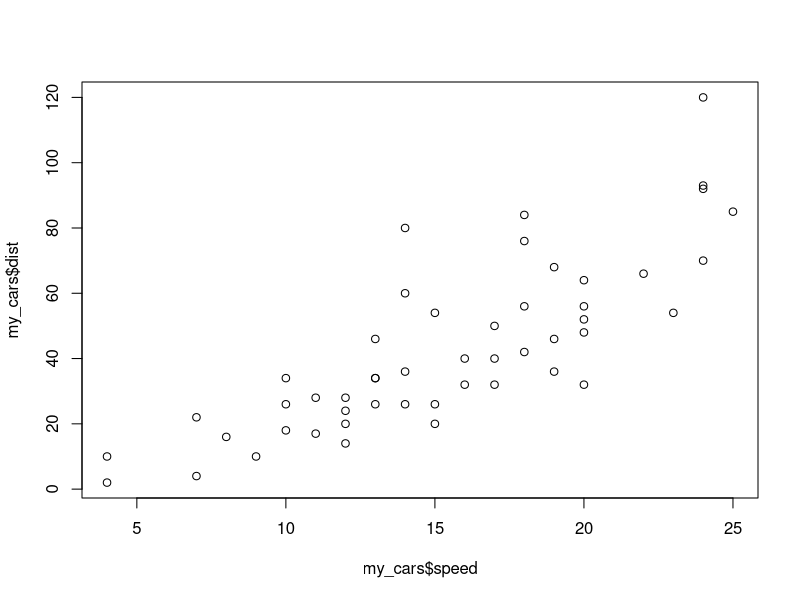
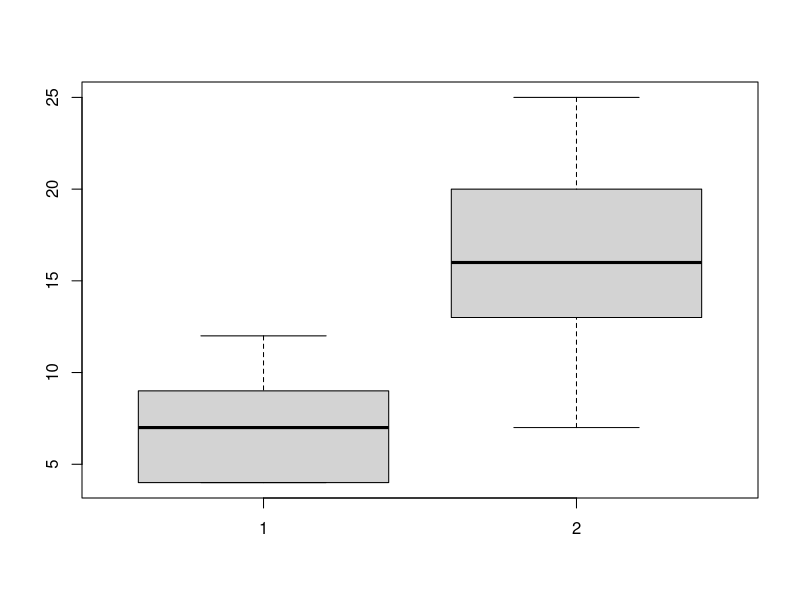

The R script that drew these images, in order: (Note: this script raises an error after producing the figures.)
### Ejercicios normales ###
# Trate de entender que hace cada linea
# Antes de ejecutar cada linea trate de predecir lo que verá al ejecutarla
# Añada notas después de cada linea, las notas comienzan con el símbolo #
# Para ejecutar una linea en la cual está el cursor, apriete "control + enter"
# Si encuentra un error al ejecutar una linea trate de entender cual es el error

?cars

my_cars <- cars


head( my_cars )


summary( my_cars )


# seleccione la primer columna de my_cars


# seleccione la primer y tercer hilera de my_cars


# seleccione la columna "dist" de my_cars sin usar paréntesis cuadrados


plot( my_cars$speed,my_cars$dist )


mean( my_cars$speed )


my_cars$dist < 20


# seleccione los valores de velocidad (speed) de los coches cuya
# distancia de frenado sea menor o igual a 20


boxplot(
  my_cars$speed[ my_cars$dist <= 15 ], # coches lentos
  my_cars$speed[ my_cars$dist > 15 ]   # coches veloces
)


?boxplot


# produzca el mismo boxplot pero cambie los colores a rojo y azul


?rm


# borre todos los objetos de la memoria


getwd()


?setwd


# establezca el directorio base donde tenga los archivos de la clase


?dir


dir()


# lea el archivo "tree.csv" y guardelo como "my_tree_data"
# si hay problemas, corrijalos y vuelva a cargar el archivo


head(my_tree_data)


dim(my_tree_data)


summary(my_tree_data)


# Escriba un comando que seleccione la columna "Volume" de “my_tree_data”


# Calcule el promedio de la columna Volume
# si obtiene NA como resultado corrija el archivo y vueltalo a cargar


# Escriba un comando que seleccione los valores de Height que correspondan a arboles
# con valor de Girth mayor a 13


# Haga un boxplot de Height para arboles con Girth menor a 13


# Grafique Girth contra Height


# elimine my_tree_data


?read.csv

# lea el archivo "tooth.csv" y guardelo como "my_tooth_data"
# si hay problemas, corrija la forma en la que carga el archivo


head( my_tooth_data )


# si en el siguiente comando no obtiene 18.81333 no ha cargado los
# datos bien, corrija la forma en la que carga el archivo
mean( my_tooth_data$len )


# seleccione los valores de longitud "len" que en la columna
# "supp" tengan valor de "VC", vitamina C


# seleccione los valores de longitud "len" que en la columna
# "dose" tengan valor de 0.5


T & F

# seleccione los valores de longitud que en la columna
# "supp" tengan valor de "VC" y que en la columna
# "dose" tengan valor de 0.5


rm(my_tooth_data)
